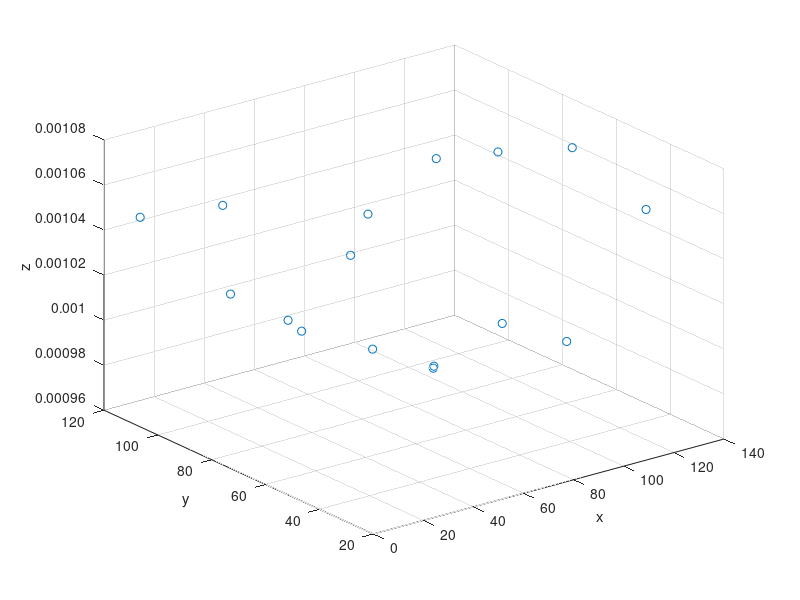
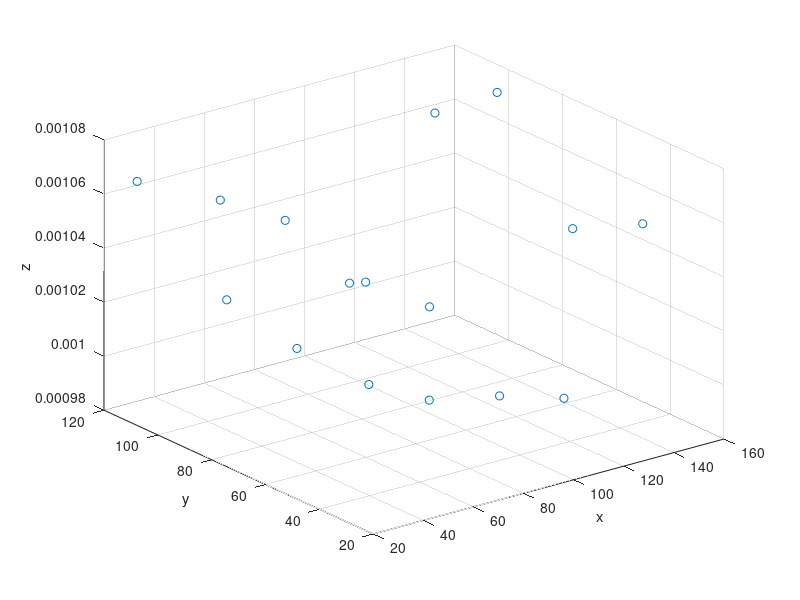
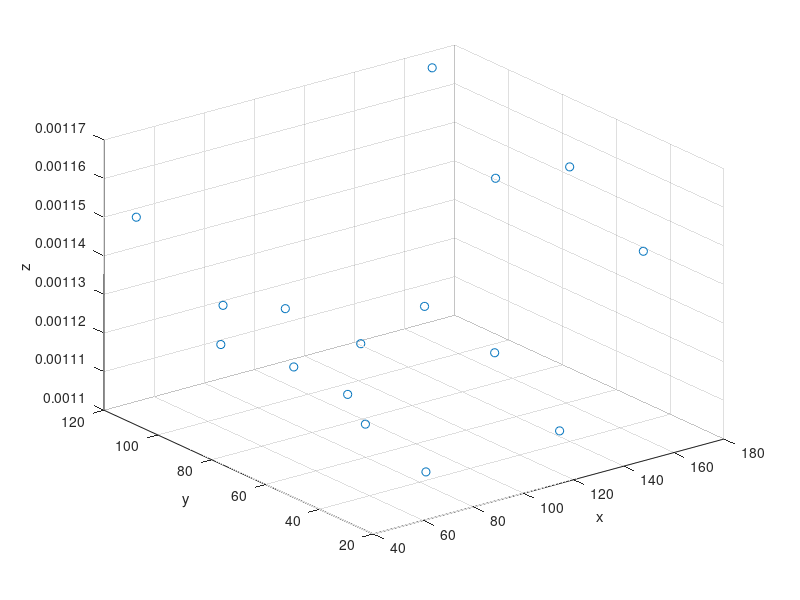
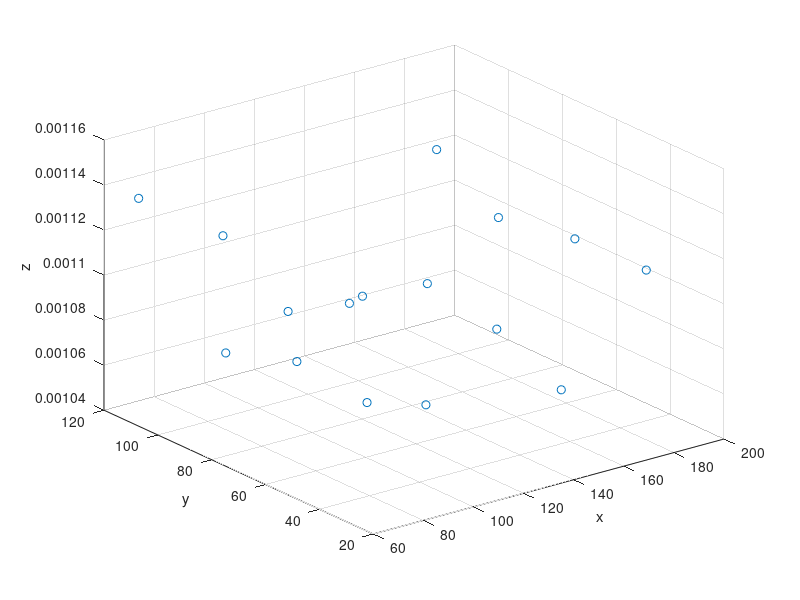

Recreate these plots in MATLAB, in order.
clc;
close all;
load Stereo;
NrFrames = size(W,1)/2;
NrPoints = size(W,2);
f = 100;
d = 5 * 37.7952755906;


for i = 1:NrFrames-1
    x1 = W(i,:);
    y1 = W(i+NrFrames, :);
    x2 = W(i+1,:);
    y2 = W(i+NrFrames+1, :);
    a = (x2-x1);
    b = f*d;
    z1 = b\a;
    figure;
    plot3(x1, y1, z1, 'o');
    xlabel('x'); 
    ylabel('y'); 
    zlabel('z');
    grid on;
end
